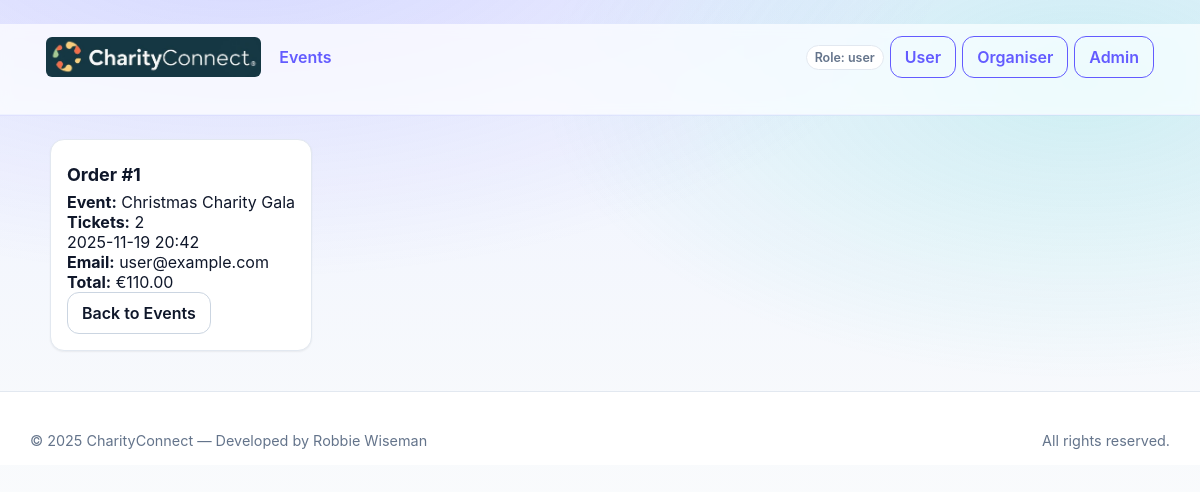
The app's page /orders/1 with its own data.
### models.py (models this page shows)
class Order(db.Model):
    id = db.Column(db.Integer, primary_key=True)
    event_id = db.Column(db.Integer, db.ForeignKey('event.id'), nullable=False)
    user_id = db.Column(db.Integer, db.ForeignKey('user.id'), nullable=True)
    email = db.Column(db.String(320), nullable=False)
    qty = db.Column(db.Integer, default=1)
    donation_cents = db.Column(db.Integer, default=0)
    total_cents = db.Column(db.Integer, default=0)
    status = db.Column(db.String(32), default='PAID')
    created_at = db.Column(db.DateTime, default=dt.datetime.utcnow)
    event = db.relationship('Event')
    user = db.relationship('User')
    tickets = db.relationship('Ticket', backref='order', cascade="all, delete-orphan", lazy='dynamic')

class Event(db.Model):
    id = db.Column(db.Integer, primary_key=True)
    organiser_id = db.Column(db.Integer, db.ForeignKey('organiser.id'), nullable=False)
    title = db.Column(db.String(200), nullable=False)
    description = db.Column(db.Text)
    venue = db.Column(db.String(200))
    starts_at = db.Column(db.DateTime, nullable=False)
    published = db.Column(db.Boolean, default=False)
    ticket_price_cents = db.Column(db.Integer, default=0)
    created_at = db.Column(db.DateTime, default=dt.datetime.utcnow)
    organiser = db.relationship('Organiser', backref='events')
    beneficiaries = db.relationship('EventBeneficiary', backref='event', cascade="all, delete-orphan")

### routes.py (the view)
@bp.route("/orders/<int:order_id>")
def order_detail(order_id):
    order = Order.query.get_or_404(order_id)
    return render_template("order_detail.html", order=order)

### routes.py (called while the page is built)
def get_role():
    return session.get("role", ROLE_USER)

@bp.app_context_processor
def inject_current_role():
    return {"current_role": get_role()}

### templates/order_detail.html
{% extends "base.html" %}
{% block content %}
<div class="row justify-content-center">
  <div class="col-lg-8">
    <div class="card shadow-sm border-0">
      <div class="card-body">
        <h3 class="card-title mb-3">Order #{{ order.id }}</h3>
        <div class="border rounded p-3 mb-3">
          <div class="d-flex justify-content-between">
            <div><strong>Event:</strong> {{ order.event.title }}</div>
            <div><strong>Tickets:</strong> {{ order.qty }}</div>
          </div>
          <div class="text-muted small">{{ order.event.starts_at.strftime('%Y-%m-%d %H:%M') }}</div>
          <div class="mt-2"><strong>Email:</strong> {{ order.email }}</div>
          <div class="mt-2"><strong>Total:</strong> €{{ '%.2f' % (order.total_cents/100) }}</div>
        </div>
        <a class="btn" href="{{ url_for('main.index') }}">Back to Events</a>
      </div>
    </div>
  </div>
</div>
{% endblock %}

### static/style.css (style rules this page uses)
:root { --brand-primary:#635bff; --brand-accent:#2dd4bf; --brand-info:#38bdf8; --brand-success:#10b981; --brand-warning:#f59e0b; --brand-danger:#ef4444; --bg-0:#0b1020; --bg-1:#0f172a; --bg-2:#0f172a; --bg-card:#ffffff; --text-0:#0f172a; --text-1:#475569; --muted:#64748b; --line:#e2e8f0; --shadow-sm:0 1px 2px rgba(0,0,0,.06); --shadow-md:0 8px 24px rgba(2,6,23,.10); --rounded:14px; --rounded-lg:18px; --rounded-xl:24px; --grad-hero: radial-gradient(1200px 600px at 20% -10%, rgba(99,91,255,.18) 0%, rgba(99,91,255,0) 60%), radial-gradient(900px 500px at 90% 10%, rgba(45,212,191,.18) 0%, rgba(45,212,191,0) 60%), linear-gradient(180deg,#eef2ff 0%, #f8fafc 55%, #ffffff 100%); }
* { box-sizing:border-box }
html,body { height:100% }
body { margin:0; font-family: Inter, system-ui, -apple-system, "Segoe UI", Roboto, Arial, sans-serif; color:var(--text-0); background:var(--grad-hero); }
a { color:var(--brand-primary); text-decoration:none }
.row { display:flex;gap:12px;flex-wrap:wrap;align-items:center }
.card { background:var(--bg-card); border:1px solid var(--line); border-radius:var(--rounded); padding:16px; box-shadow:var(--shadow-sm); transition:transform .12s ease, box-shadow .18s ease, border-color .18s ease; }
.btn { display:inline-flex; align-items:center; justify-content:center; gap:8px; padding:10px 14px; border:1px solid #cbd5e1; border-radius:12px; background:#fff; color:var(--text-0); font-weight:600; cursor:pointer; transition: transform .02s ease, box-shadow .15s ease, background-color .15s ease, color .15s ease, border-color .15s ease; }
h1,h2,h3,h4 { margin:8px 0 6px; line-height:1.2 }
h3 { font-size:1.125rem }

### records on screen
Order: id "1", qty "2", email "user@example.com", order.total_cents/100 "110.00"
Event: event "Christmas Charity Gala", event.starts_at "2025-11-19 20:42"

### other values on screen
{{ current_role or 'user' }} "user"
